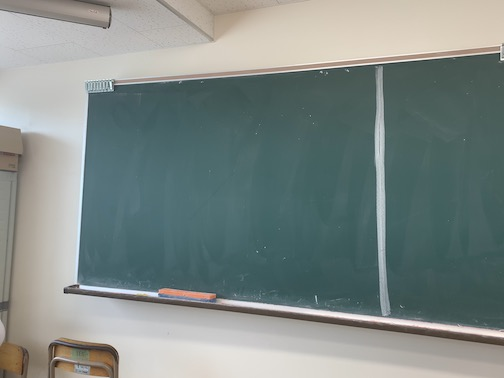
#> input picture img/IMG_0325.JPG, 504 x 378 px, found by its file name
$ python cvHSV.py
#> lines starting #> are read from the running program, lines starting #| are printed output that depends on the picture; after the words box and inside, x2 and y2 are one past the last pixel; in counts of white or black regions, pixels touching at a corner belong together
import cv2
import math
import os
import numpy as np

# 画像のパスを指定
file_path = "img/IMG_0325.JPG"

# 画像が存在するかを確認
if not os.path.exists(file_path):
    print("画像が存在しません。")

# 画像を読み込む
img = cv2.imread(file_path)
#> img is the input picture: shape (378, 504, 3); mean B, G, R 134.3, 137.4, 126.9

# 画像のサイズを変更
height, width = img.shape[:2]
#> height = 378; width = 504
img = cv2.resize(img, (math.floor(width / 2), math.floor(height / 2)))
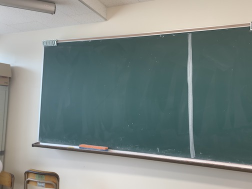
#> img: shape (189, 252, 3); mean B, G, R 134.4, 137.5, 127.1

# HSV形式に変換
hsv = cv2.cvtColor(img, cv2.COLOR_BGR2HSV)
#> hsv: shape (189, 252, 3); mean H, S, V 62.4, 46.3, 141.7

# 消去する色をHSV形式で指定
l_green = (0, 0, 0)
h_green = (90, 255, 255)

# 2値化を行う
nichi = cv2.inRange(hsv, l_green, h_green)
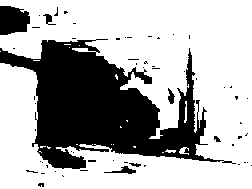
#> nichi: shape (189, 252); 68.1% white; 59 black regions (52 under 20 px), largest, box (x1, y1, x2, y2) and area: (0, 39, 236, 169) 13957, (0, 6, 30, 35) 717, (104, 166, 136, 174) 102
nichi = cv2.bitwise_not(nichi)
#> nichi: shape (189, 252); 31.9% white; 59 white regions (52 under 20 px)

# 輪郭のみを検出する
cons = cv2.findContours(nichi,
                        cv2.RETR_LIST,
                        cv2.CHAIN_APPROX_NONE)[0]
#> cons = 83 contours, 74 with area under 20; largest, box (x1, y1, x2, y2) and area: (0, 39, 236, 169) 13518, (0, 6, 30, 35) 660, (71, 47, 97, 53) 88, (104, 166, 136, 174) 66, (183, 100, 188, 124) 65

# 輪郭を描画する
for con in cons:
    # 面積が閾値を超えない場合、輪郭としない
    if cv2.contourArea(con) < 2000:
        continue

    # 描画処理
    cv2.polylines(img, con, True, (255, 0, 0), 5)
#> this loop made 83 passes
#> con on passes 2, 4, 8, 9, 11, 13, 14, 16, 17, 18, 21, 22: [[62, 175], [63, 176]], [[55, 171]], [[251, 165]], [[144, 165], [144, 166], [145, 165]], [[238, 164], [239, 164]], [[247, 162]], [[244, 162], [245, 162]], [[42, 162]], [[40, 161]], [[113, 160]], [[73, 152]], [[40, 152], [41, 151], [42, 152], [41, 153]]
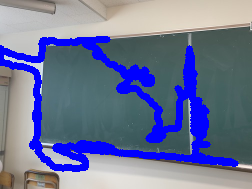
#> img: shape (189, 252, 3); 15.65% of pixels changed, all inside (x1, y1, x2, y2) = (0, 36, 239, 172)

cv2.imshow("result", img)
#cv2.waitKey(0)
#cv2.destroyAllWindows()

$ run again, with img/IMG_0636.JPG copied over img/IMG_0325.JPG
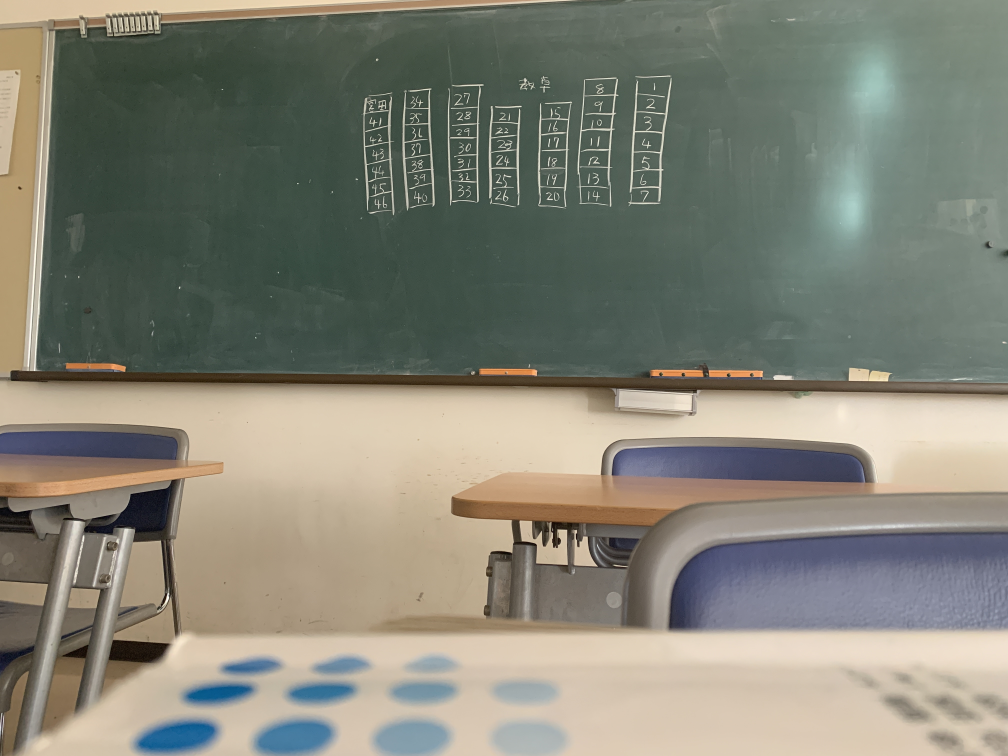
#> input picture img/IMG_0636.JPG, 4032 x 3024 px, found by its file name (shown at 1/4 size)
#> img is the input picture: shape (3024, 4032, 3); mean B, G, R 118.2, 131, 130.9
#> hsv: shape (1512, 2016, 3); mean H, S, V 48.5, 49, 140.2
#> `nichi = cv2.bitwise_not(nichi)`:
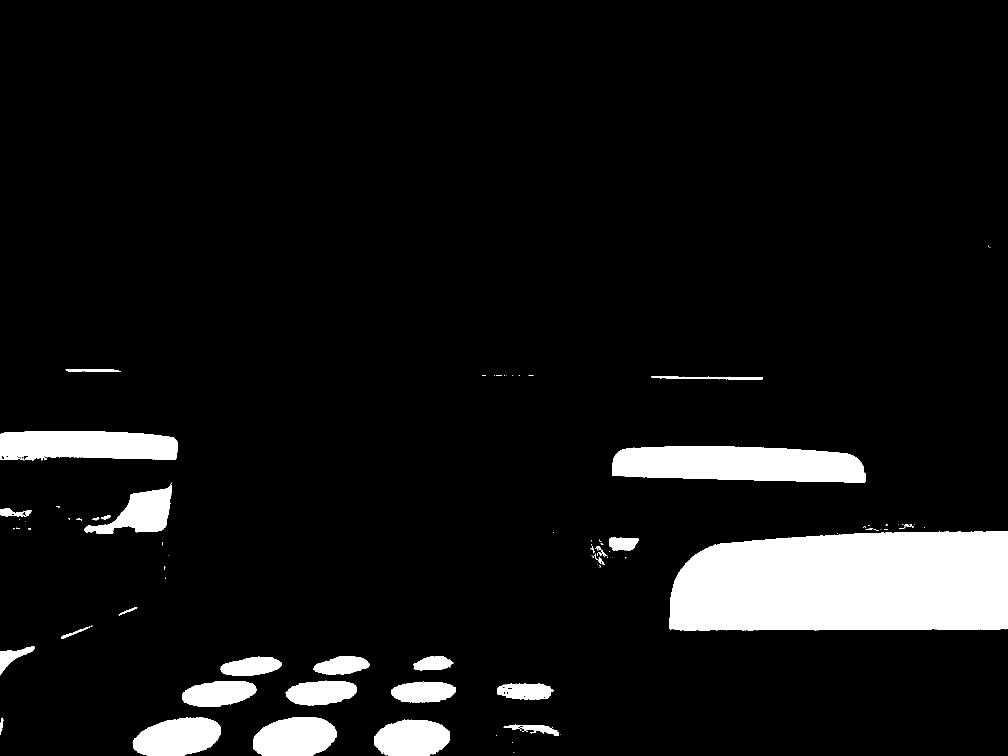
#> nichi: shape (1512, 2016) (shown at 1/2 size); 8% white; 99 white regions (65 under 20 px)
#> cons = 143 contours, 109 with area under 20; largest, box (x1, y1, x2, y2) and area: (1338, 1062, 2016, 1261) 122407, (1224, 892, 1732, 966) 30358, (0, 862, 355, 921) 17894, (506, 1434, 674, 1512) 10341, (265, 1435, 442, 1512) 10226
#> the loop `for con in cons:` made 143 passes
#> con on passes 1 to 8: [[1027, 1504], [1028, 1504]], [[757, 1499], [758, 1498], [759, 1499], [758, 1500]], [[882, 1497], [883, 1496], [884, 1497], [883, 1498]], [[753, 1494], [754, 1493], [755, 1494], [754, 1495]], [[886, 1493], [887, 1492], [888, 1493], [887, 1494]], [[752, 1493], [753, 1492], [754, 1493], [753, 1494]], [[887, 1492], [888, 1491], [889, 1492], [888, 1493]], [[1024, 1484], [1025, 1484]]
#> after the loop `for con in cons:`:
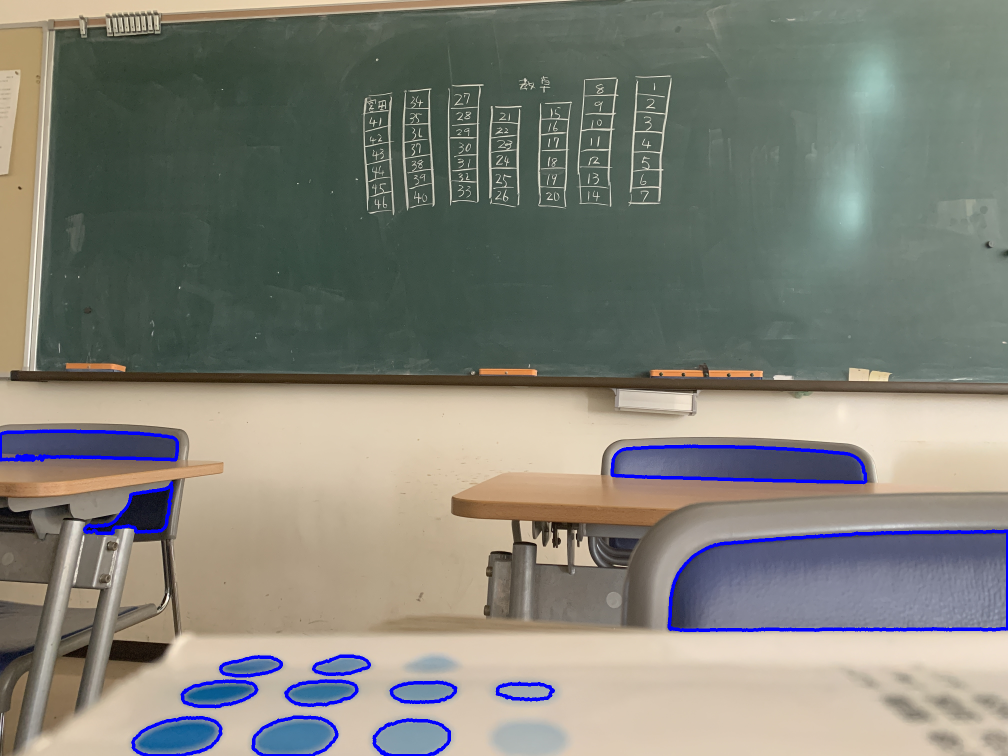
#> img: shape (1512, 2016, 3) (shown at 1/2 size); mean B, G, R 120.2, 129.1, 129
